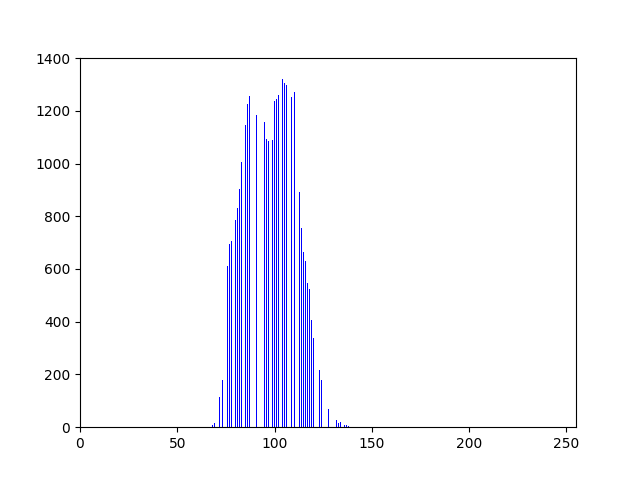
//> input picture Question_11_20/answers_cpp/answer_20.png, 640 x 480 px, given in place of imori.jpg, which was not available
$ ./answer_51   (built with g++ and OpenCV 4)
//> lines starting //> are read from the running program, lines starting //| are printed output that depends on the picture; after the words box and inside, x2 and y2 are one past the last pixel; in counts of white or black regions, pixels touching at a corner belong together; pictures that were not available may be replaced by others from this repository, and a replacement may not be noted
//> further down, img is the input picture: 480 rows x 640 cols, CV_8UC3; mean B, G, R 252.4, 245.7, 245.7
#include <opencv2/core.hpp>
#include <opencv2/highgui.hpp>
#include <iostream>

// BGR -> Gray
cv::Mat BGR2GRAY(cv::Mat img)
{
    // get height and width
    int width = img.cols;
//> width = 640
    int height = img.rows;
//> height = 480

    // prepare output
    cv::Mat out = cv::Mat::zeros(height, width, CV_8UC1);

    // each y, x
    for (int y = 0; y < height; y++)
    {
        for (int x = 0; x < width; x++)
        {
            // BGR -> Gray
            out.at<uchar>(y, x) = (uchar)(0.2126 * (float)img.at<cv::Vec3b>(y, x)[2] + 0.7152 * (float)img.at<cv::Vec3b>(y, x)[1] + 0.0722 * (float)img.at<cv::Vec3b>(y, x)[0]);
        }
    }
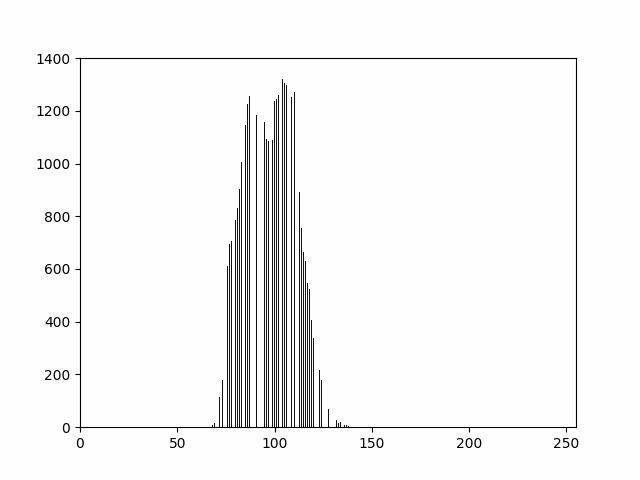
//> out: 480 rows x 640 cols, CV_8UC1; min 0, max 254, mean 245.3

    return out;
}

// Gray -> Binary
cv::Mat Binarize_Otsu(cv::Mat gray)
{
    int width = gray.cols;
//> width = 640
    int height = gray.rows;
//> height = 480

    // determine threshold
    double w0 = 0, w1 = 0;
    double m0 = 0, m1 = 0;
    double max_sb = 0, sb = 0;
    int th = 0;
    int val;

    // Get threshold
    for (int t = 0; t < 255; t++)
    {
        w0 = 0;
        w1 = 0;
        m0 = 0;
        m1 = 0;
        for (int y = 0; y < height; y++)
        {
            for (int x = 0; x < width; x++)
            {
                val = (int)(gray.at<uchar>(y, x));

                if (val < t)
                {
                    w0++;
                    m0 += val;
                }
                else
                {
                    w1++;
                    m1 += val;
                }
            }
        }

        m0 /= w0;
        m1 /= w1;
        w0 /= (height * width);
        w1 /= (height * width);
        sb = w0 * w1 * pow((m0 - m1), 2);

        if (sb > max_sb)
        {
            max_sb = sb;
            th = t;
        }
    }
//> this loop made 255 passes
//> (w0, m0, w1, m1, sb, max_sb) on passes 2, 3, 4, 5, 6, 8, 10, 11, 13, 14, 15, 17: (0.00646, 0, 0.994, 246.9, 391.4, 391.4), (0.00653, 0.00997, 0.993, 246.9, 395.3, 395.3), (0.00656, 0.0189, 0.993, 246.9, 397.1, 397.1), (0.00664, 0.0554, 0.993, 246.9, 401.9, 401.9), (0.00668, 0.0785, 0.993, 246.9, 404.2, 404.2), (0.00681, 0.189, 0.993, 246.9, 411.6, 411.6), (0.00683, 0.219, 0.993, 246.9, 413.1, 413.1), (0.0069, 0.306, 0.993, 247, 417, 417), (0.00691, 0.326, 0.993, 247, 417.7, 417.7), (0.00697, 0.424, 0.993, 247, 420.9, 420.9), (0.00702, 0.517, 0.993, 247, 423.7, 423.7), (0.00707, 0.617, 0.993, 247, 426.4, 426.4)
//> (sb, max_sb) on passes 62, 64, 67, 69, 70, 71: (1890.8, 1890.8), (1893, 1893), (1893.1, 1893.1), (1894, 1894), (1894.6, 1894.6), (1895.3, 1895.3)

    std::cout << "threshold:" << th << std::endl;
//| threshold:136

    // prepare output
    cv::Mat out = cv::Mat::zeros(height, width, CV_8UC1);

    // each y, x
    for (int y = 0; y < height; y++)
    {
        for (int x = 0; x < width; x++)
        {
            // Binarize
            if (gray.at<uchar>(y, x) >= th)
            {
                out.at<uchar>(y, x) = 255;
            }
            else
            {
                out.at<uchar>(y, x) = 0;
            }
        }
    }
//> out: 480 rows x 640 cols, CV_8UC1; 96.4% white; black in thin lines or dots, all inside (x1, y1, x2, y2) = (38, 54, 578, 448)

    return out;
}

// Morphology Erode
cv::Mat Morphology_Erode(cv::Mat img, int Erode_time)
{
//> called with Erode_time = 1
    int height = img.cols;
    int width = img.rows;

    // output image
    cv::Mat tmp_img;
    cv::Mat out = img.clone();

    // for erode time
    for (int i = 0; i < Erode_time; i++)
    {
        tmp_img = out.clone();

        // each pixel
        for (int y = 0; y < height; y++)
        {
            for (int x = 0; x < width; x++)
            {
                // check left pixel
                if ((x > 0) && (tmp_img.at<uchar>(y, x - 1) == 255))
                {
                    out.at<uchar>(y, x) = 255;
                    continue;
                }

                // check up pixel
                if ((y > 0) && (tmp_img.at<uchar>(y - 1, x) == 255))
                {
                    out.at<uchar>(y, x) = 255;
                    continue;
                }

                // check right pixel
                if ((x < width - 1) && (tmp_img.at<uchar>(y, x + 1) == 255))
                {
                    out.at<uchar>(y, x) = 255;
                    continue;
                }

                // check left pixel
                if ((y < height - 1) && (tmp_img.at<uchar>(y + 1, x) == 255))
                {
                    out.at<uchar>(y, x) = 255;
                    continue;
                }
            }
        }
    }
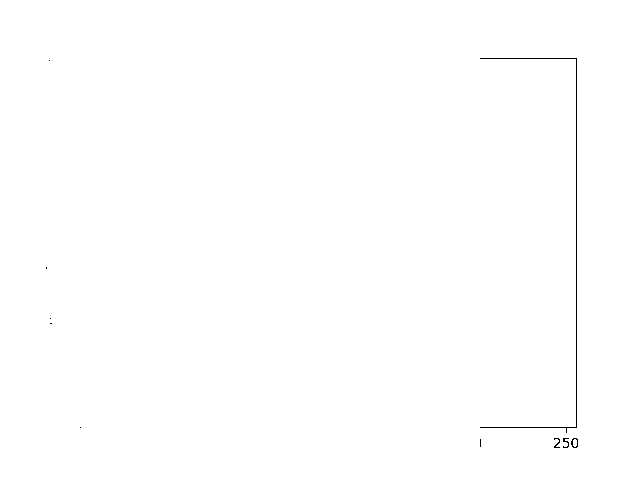
//> out: 480 rows x 640 cols, CV_8UC1; 99.8% white; black in thin lines or dots, all inside (x1, y1, x2, y2) = (46, 58, 578, 448)

    return out;
}

// Morphology Dilate
cv::Mat Morphology_Dilate(cv::Mat img, int Dilate_time)
{
//> called with Dilate_time = 1
    int height = img.cols;
    int width = img.rows;

    // output image
    cv::Mat tmp_img;
    cv::Mat out = img.clone();

    // for erode time
    for (int i = 0; i < Dilate_time; i++)
    {
        tmp_img = out.clone();

        // each pixel
        for (int y = 0; y < height; y++)
        {
            for (int x = 0; x < width; x++)
            {
                // check left pixel
                if ((x > 0) && (tmp_img.at<uchar>(y, x - 1) == 0))
                {
                    out.at<uchar>(y, x) = 0;
                    continue;
                }

                // check up pixel
                if ((y > 0) && (tmp_img.at<uchar>(y - 1, x) == 0))
                {
                    out.at<uchar>(y, x) = 0;
                    continue;
                }

                // check right pixel
                if ((x < width - 1) && (tmp_img.at<uchar>(y, x + 1) == 0))
                {
                    out.at<uchar>(y, x) = 0;
                    continue;
                }

                // check left pixel
                if ((y < height - 1) && (tmp_img.at<uchar>(y + 1, x) == 0))
                {
                    out.at<uchar>(y, x) = 0;
                    continue;
                }
            }
        }
    }
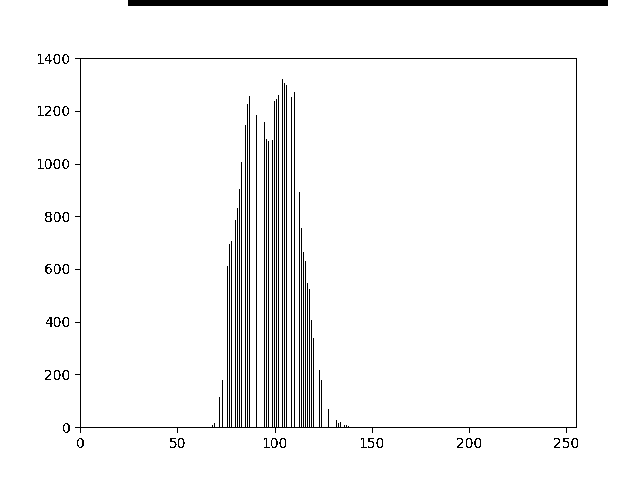
//> tmp_img: 480 rows x 640 cols, CV_8UC1; 95.5% white; 42 black regions (5 under 20 px), largest, box (x1, y1, x2, y2) and area: (75, 58, 577, 433) 9857, (128, 0, 608, 6) 2880, (45, 212, 52, 222) 37
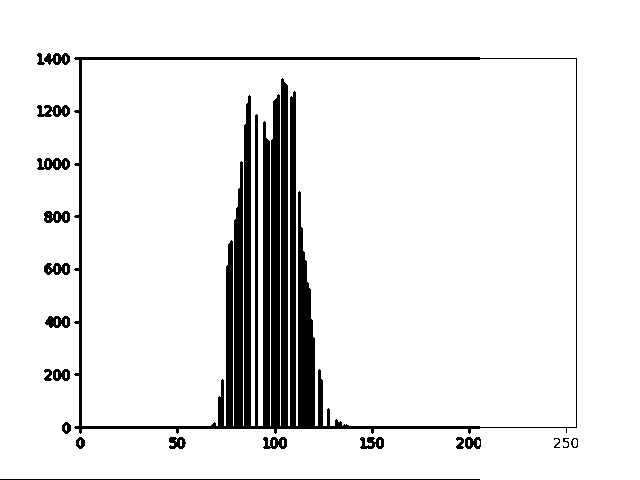
//> out: 480 rows x 640 cols, CV_8UC1; 91.4% white; 21 black regions, largest, box (x1, y1, x2, y2) and area: (74, 57, 577, 434) 23438, (0, 479, 480, 480) 480, (37, 158, 70, 170) 270

    return out;
}

// Morphology Gradient
cv::Mat Morphology_Gradient(cv::Mat eroded, cv::Mat delated)
{
    int height = eroded.cols;
    int width = eroded.rows;

    // output image
    cv::Mat out = eroded.clone();

    // each pixel
    for (int y = 0; y < height; y++)
    {
        for (int x = 0; x < width; x++)
        {
            out.at<uchar>(y, x) = (uchar)std::abs((int)out.at<uchar>(y, x) - (int)delated.at<uchar>(y, x));
        }
    }
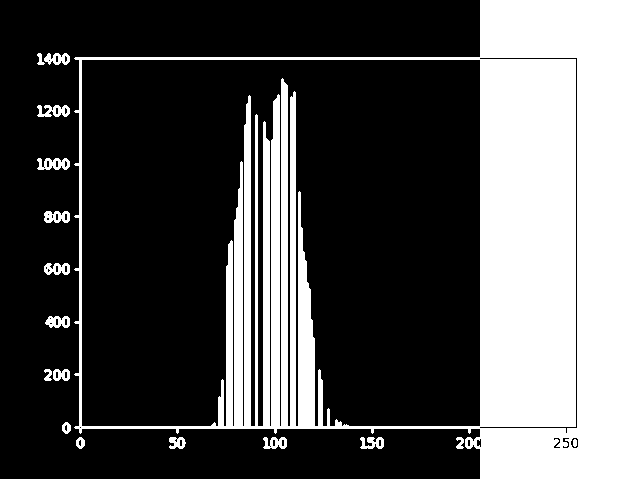
//> out: 480 rows x 640 cols, CV_8UC1; 33.2% white; 17 white regions, largest, box (x1, y1, x2, y2) and area: (0, 0, 640, 480) 99587, (37, 158, 70, 170) 270, (37, 105, 70, 117) 261

    return out;
}

int main(int argc, const char *argv[])
{
    // read image
    cv::Mat img = cv::imread("../imori.jpg", cv::IMREAD_COLOR);

    // grayscale
    cv::Mat gray = BGR2GRAY(img);

    // otsu's binarization
    cv::Mat otsu = Binarize_Otsu(gray);

    // erode image
    cv::Mat eroded = Morphology_Erode(otsu, 1);

    // delate image
    cv::Mat delated = Morphology_Dilate(otsu, 1);

    // morphology gradient
    cv::Mat out = Morphology_Gradient(eroded, delated);

    // save result
    cv::imwrite("answer_51.jpg", out);
    // cv::imshow("sample", out);
    // cv::waitKey(0);
    // cv::destroyAllWindows();

    return 0;
}
